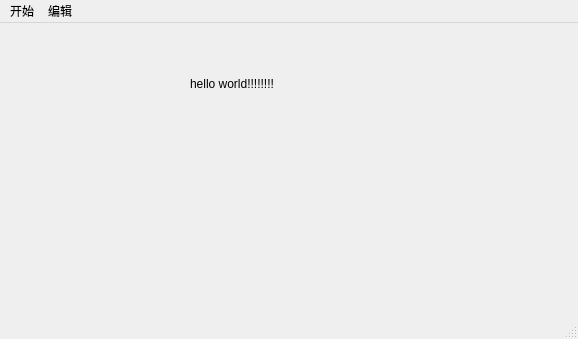
<?xml version="1.0" encoding="UTF-8"?>
<ui version="4.0">
 <class>MainWindow</class>
 <widget class="QMainWindow" name="MainWindow">
  <property name="geometry">
   <rect>
    <x>0</x>
    <y>0</y>
    <width>578</width>
    <height>339</height>
   </rect>
  </property>
  <property name="windowTitle">
   <string>MainWindow</string>
  </property>
  <widget class="QWidget" name="centralwidget">
   <widget class="QLabel" name="label">
    <property name="geometry">
     <rect>
      <x>190</x>
      <y>30</y>
      <width>171</width>
      <height>61</height>
     </rect>
    </property>
    <property name="text">
     <string notr="true">hello world!!!!!!!!</string>
    </property>
   </widget>
  </widget>
  <widget class="QMenuBar" name="menubar">
   <property name="geometry">
    <rect>
     <x>0</x>
     <y>0</y>
     <width>578</width>
     <height>23</height>
    </rect>
   </property>
   <widget class="QMenu" name="menu">
    <property name="title">
     <string>开始</string>
    </property>
    <addaction name="action"/>
    <addaction name="action_2"/>
    <addaction name="separator"/>
    <addaction name="action_4"/>
   </widget>
   <widget class="QMenu" name="menuFile">
    <property name="title">
     <string>编辑</string>
    </property>
    <addaction name="action_5"/>
    <addaction name="action_6"/>
   </widget>
   <addaction name="menu"/>
   <addaction name="menuFile"/>
  </widget>
  <widget class="QStatusBar" name="statusbar"/>
  <action name="action">
   <property name="text">
    <string>打开</string>
   </property>
  </action>
  <action name="action_2">
   <property name="text">
    <string>新建</string>
   </property>
  </action>
  <action name="action_4">
   <property name="text">
    <string>关闭</string>
   </property>
  </action>
  <action name="action_5">
   <property name="text">
    <string>撤回</string>
   </property>
  </action>
  <action name="action_6">
   <property name="text">
    <string>重做</string>
   </property>
  </action>
 </widget>
 <resources/>
 <connections/>
</ui>
